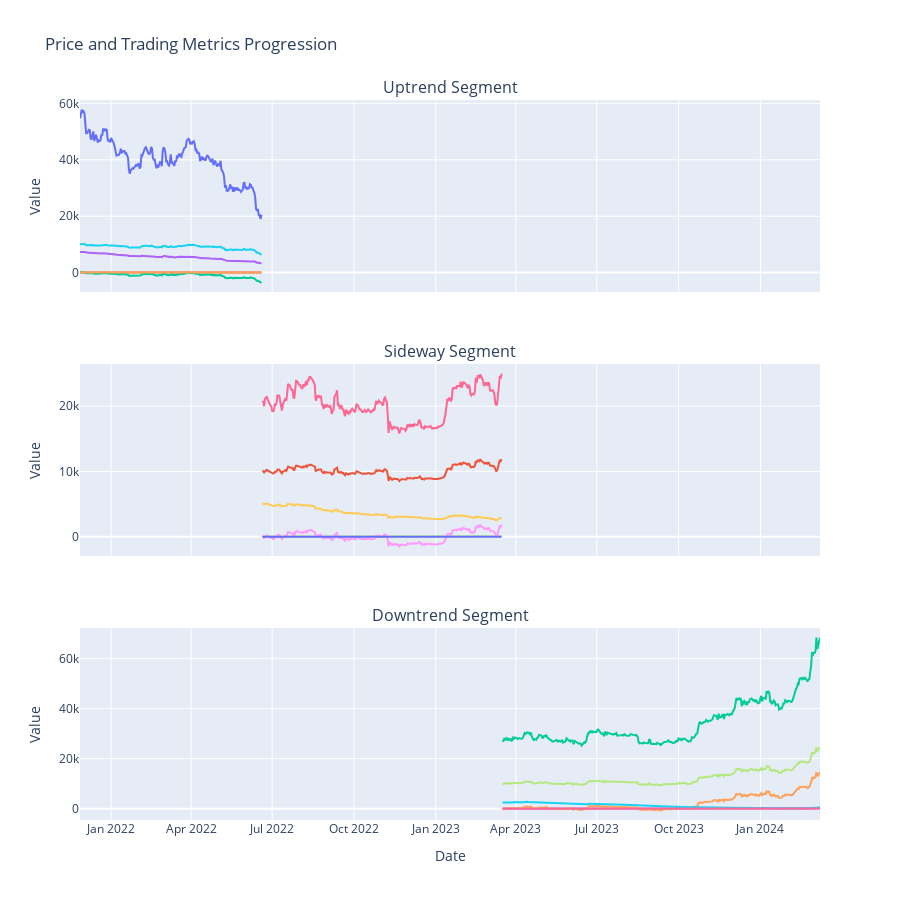

The notebook cell this image was saved under:
### Code cell
# Manually segment your data
uptrend_start_idx = start_idx
uptrend_end_idx = 465
sideway_start_idx = 465
sideway_end_idx = 735
downtrend_start_idx = 735
downtrend_end_idx = len(new_indicator)

# Test strategy on each segment
uptrend_prices, uptrend_indicator_values, uptrend_profits, uptrend_cash, uptrend_bitcoin, uptrend_total = strategy(
    indcator=new_indicator[uptrend_start_idx:uptrend_end_idx].copy(),
    prices=combined_dataframe.price[uptrend_start_idx:uptrend_end_idx].copy().values)

sideway_prices, sideway_indicator_values, sideway_profits, sideway_cash, sideway_bitcoin, sideway_total = strategy(
    indcator=new_indicator[sideway_start_idx:sideway_end_idx].copy(),
    prices=combined_dataframe.price[sideway_start_idx:sideway_end_idx].copy().values)

downtrend_prices, downtrend_indicator_values, downtrend_profits, downtrend_cash, downtrend_bitcoin, downtrend_total = strategy(
    indcator=new_indicator[downtrend_start_idx:downtrend_end_idx].copy(),
    prices=combined_dataframe.price[downtrend_start_idx:downtrend_end_idx].copy().values)

# Collect dates for each segment
uptrend_dates = Dates[uptrend_start_idx:uptrend_end_idx]
sideway_dates = Dates[sideway_start_idx:sideway_end_idx]
downtrend_dates = Dates[downtrend_start_idx:downtrend_end_idx]

# Create tuples for each segment
uptrend_data = (uptrend_prices, uptrend_indicator_values, uptrend_profits, uptrend_cash, uptrend_bitcoin, uptrend_total, uptrend_dates)
sideway_data = (sideway_prices, sideway_indicator_values, sideway_profits, sideway_cash, sideway_bitcoin, sideway_total, sideway_dates)
downtrend_data = (downtrend_prices, downtrend_indicator_values, downtrend_profits, downtrend_cash, downtrend_bitcoin, downtrend_total, downtrend_dates)

# Plot the segments
subplot("All Indicator", uptrend_data, sideway_data, downtrend_data)

### Figure 1 — Plotly figure (JSON) as saved in the notebook; plotly's stock layout.template omitted (floating-point values rounded to 4 significant figures; data arrays with more than 128 entries replaced by an {"elided": "..."} marker saying what was removed)
{"data": [{"mode": "lines", "name": "Price", "type": "scatter", "x": {"elided": "205 str values"}, "xaxis": "x", "y": {"elided": "205 float values"}, "yaxis": "y"}, {"mode": "lines", "name": "All Indicator", "type": "scatter", "x": {"elided": "205 str values"}, "xaxis": "x", "y": {"elided": "205 float values"}, "yaxis": "y"}, {"mode": "lines", "name": "Profit", "type": "scatter", "x": {"elided": "205 str values"}, "xaxis": "x", "y": {"elided": "205 float values"}, "yaxis": "y"}, {"mode": "lines", "name": "Cash Balance", "type": "scatter", "x": {"elided": "205 str values"}, "xaxis": "x", "y": {"elided": "205 float values"}, "yaxis": "y"}, {"mode": "lines", "name": "Bitcoin Amount", "type": "scatter", "x": {"elided": "205 str values"}, "xaxis": "x", "y": {"elided": "205 float values"}, "yaxis": "y"}, {"mode": "lines", "name": "Total Balance", "type": "scatter", "x": {"elided": "205 str values"}, "xaxis": "x", "y": {"elided": "205 float values"}, "yaxis": "y"}, {"mode": "lines", "name": "Price", "type": "scatter", "x": {"elided": "270 str values"}, "xaxis": "x2", "y": {"elided": "270 float values"}, "yaxis": "y2"}, {"mode": "lines", "name": "All Indicator", "type": "scatter", "x": {"elided": "270 str values"}, "xaxis": "x2", "y": {"elided": "270 float values"}, "yaxis": "y2"}, {"mode": "lines", "name": "Profit", "type": "scatter", "x": {"elided": "270 str values"}, "xaxis": "x2", "y": {"elided": "270 float values"}, "yaxis": "y2"}, {"mode": "lines", "name": "Cash Balance", "type": "scatter", "x": {"elided": "270 str values"}, "xaxis": "x2", "y": {"elided": "270 float values"}, "yaxis": "y2"}, {"mode": "lines", "name": "Bitcoin Amount", "type": "scatter", "x": {"elided": "270 str values"}, "xaxis": "x2", "y": {"elided": "270 float values"}, "yaxis": "y2"}, {"mode": "lines", "name": "Total Balance", "type": "scatter", "x": {"elided": "270 str values"}, "xaxis": "x2", "y": {"elided": "270 float values"}, "yaxis": "y2"}, {"mode": "lines", "name": "Price", "type": "scatter", "x": {"elided": "358 str values"}, "xaxis": "x3", "y": {"elided": "358 float values"}, "yaxis": "y3"}, {"mode": "lines", "name": "All Indicator", "type": "scatter", "x": {"elided": "358 str values"}, "xaxis": "x3", "y": {"elided": "358 float values"}, "yaxis": "y3"}, {"mode": "lines", "name": "Profit", "type": "scatter", "x": {"elided": "358 str values"}, "xaxis": "x3", "y": {"elided": "358 float values"}, "yaxis": "y3"}, {"mode": "lines", "name": "Cash Balance", "type": "scatter", "x": {"elided": "358 str values"}, "xaxis": "x3", "y": {"elided": "358 float values"}, "yaxis": "y3"}, {"mode": "lines", "name": "Bitcoin Amount", "type": "scatter", "x": {"elided": "358 str values"}, "xaxis": "x3", "y": {"elided": "358 float values"}, "yaxis": "y3"}, {"mode": "lines", "name": "Total Balance", "type": "scatter", "x": {"elided": "358 str values"}, "xaxis": "x3", "y": {"elided": "358 float values"}, "yaxis": "y3"}], "layout": {"annotations": [{"font": {"size": 16}, "showarrow": false, "text": "Uptrend Segment", "x": 0.5, "xanchor": "center", "xref": "paper", "y": 1, "yanchor": "bottom", "yref": "paper"}, {"font": {"size": 16}, "showarrow": false, "text": "Sideway Segment", "x": 0.5, "xanchor": "center", "xref": "paper", "y": 0.6333, "yanchor": "bottom", "yref": "paper"}, {"font": {"size": 16}, "showarrow": false, "text": "Downtrend Segment", "x": 0.5, "xanchor": "center", "xref": "paper", "y": 0.2667, "yanchor": "bottom", "yref": "paper"}], "height": 900, "hovermode": "x unified", "showlegend": false, "title": {"text": "Price and Trading Metrics Progression"}, "xaxis": {"anchor": "y", "domain": [0, 1], "matches": "x3", "showticklabels": false}, "xaxis2": {"anchor": "y2", "domain": [0, 1], "matches": "x3", "showticklabels": false}, "xaxis3": {"anchor": "y3", "domain": [0, 1], "title": {"text": "Date"}}, "yaxis": {"anchor": "x", "domain": [0.7333, 1], "title": {"text": "Value"}}, "yaxis2": {"anchor": "x2", "domain": [0.3667, 0.6333], "title": {"text": "Value"}}, "yaxis3": {"anchor": "x3", "domain": [0, 0.2667], "title": {"text": "Value"}}}}
